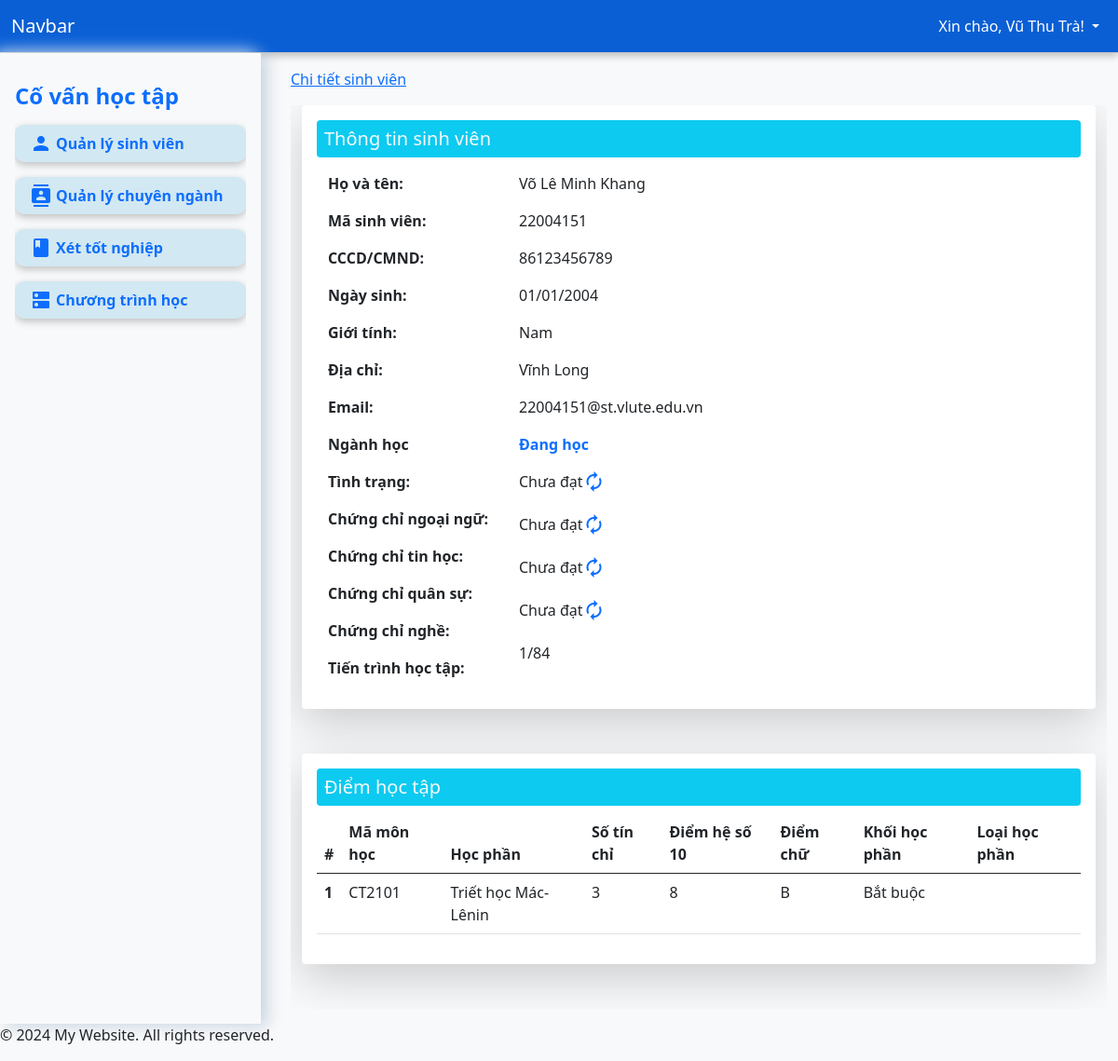
/?page=detail&student_code=22004151 (signed in), run on an earlier commit of the app's database.
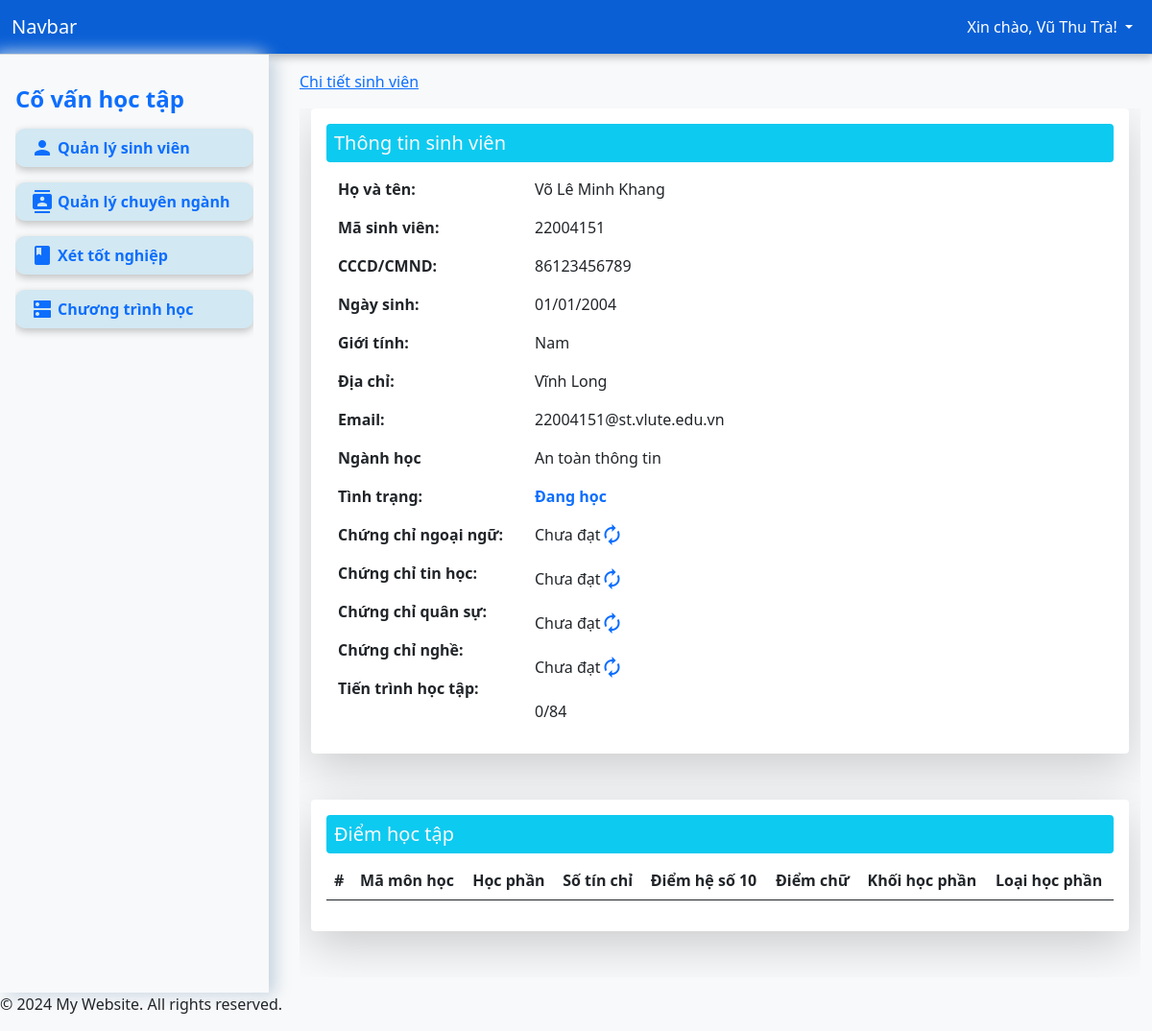
And on a later commit of the database.
### tables this page shows
CREATE TABLE `grades` (
  `id` int(11) NOT NULL,
  `student_code` varchar(50) NOT NULL,
  `grade` longtext NOT NULL,
  `language` enum('Đạt','Chưa đạt') DEFAULT 'Chưa đạt',
  `infomatic` enum('Đạt','Chưa đạt') DEFAULT 'Chưa đạt',
  `military` enum('Đạt','Chưa đạt') DEFAULT 'Chưa đạt',
  `practising` enum('Đạt','Chưa đạt') DEFAULT 'Chưa đạt',
  `created_at` datetime DEFAULT current_timestamp()
);

CREATE TABLE `students` (
  `id` int(11) NOT NULL,
  `student_code` varchar(50) NOT NULL,
  `full_name` varchar(255) NOT NULL,
  `identity` varchar(255) NOT NULL,
  `dob` date DEFAULT NULL,
  `gender` enum('Nam','Nữ','Khác') NOT NULL DEFAULT 'Nam',
  `address` varchar(255) NOT NULL,
  `email` varchar(255) DEFAULT NULL,
  `major` varchar(50) NOT NULL,
  `status` enum('Đang học','Tạm dừng học','Đã tốt nghiệp','Nghỉ học','Buộc thôi học') DEFAULT 'Đang học',
  `created_at` datetime DEFAULT current_timestamp()
);

CREATE TABLE `courses` (
  `id` int(11) NOT NULL,
  `course_code` varchar(50) NOT NULL,
  `course_name` varchar(255) NOT NULL,
  `credits` int(11) NOT NULL,
  `optional` enum('Bắt buộc','Tự chọn') DEFAULT 'Bắt buộc',
  `accumulation` enum('Tích lũy','Không tích lũy') DEFAULT 'Tích lũy',
  `pre_course` varchar(50) DEFAULT NULL
);

CREATE TABLE `majors` (
  `id` int(11) NOT NULL,
  `major_code` varchar(50) NOT NULL,
  `major_name` varchar(255) NOT NULL,
  `courses` text DEFAULT NULL
);

### app/controller/DetailController.php (called while the page is built, shortened)
<?php
class DetailController
{
    private $conn;
    public function __construct($conn)
    {
        $this->conn = $conn;
    }
    function index($student_code)
    {
        $student_code = mysqli_real_escape_string($this->conn, $student_code);
        $query = "
        SELECT
        s.*,
        g.grade AS grades,
        g.language as language,
        g.infomatic as infomatic,
        g.military as military,
        g.practising as practising
        FROM students s
        LEFT JOIN grades g ON s.student_code = g.student_code
        WHERE s.student_code = '$student_code'
        ";
        $result = mysqli_query($this->conn, $query);
        $row = mysqli_fetch_assoc($result);
        $grade_courses_count = $row['grades'] ? count(json_decode($row['grades'], true)) : 0;
        $courses_query = "SELECT COUNT(*) as total_courses FROM courses";
        $courses_result = mysqli_query($this->conn, $courses_query);
        $courses_row = mysqli_fetch_assoc($courses_result);
        $total_courses_count = $courses_row['total_courses'];
        $row['grade_courses_count'] = $grade_courses_count;
        $row['total_courses_count'] = $total_courses_count;
        $course_grade = [];
        if ($row['grades']) {
            $grades = json_decode($row['grades'], true);
            foreach ($grades as $course_code => $grade) {
                $course_query = "SELECT course_name, credits, optional, accumulation FROM courses WHERE course_code = '$course_code'";
                $course_result = mysqli_query($this->conn, $course_query);
                $course_row = mysqli_fetch_assoc($course_result);
                $course_grade[] = [
                    'course_code' => $course_code,
                    'course_name' => $course_row['course_name'],
                    'credits' => $course_row['credits'],
                    'grade' => $grade,
                    'credits' => $course_row['credits'],
                    'optional' => $course_row['optional'],
                    'accumulation' => $course_row['accumulation']
                ];
            }
        }
        $row['course_grades'] = $course_grade;
        return $row;
    }
}

### app/views/pages/detail.php (the view)
<?php
require_once "/xampp/htdocs/app/controller/DetailController.php";
$detailController = new DetailController($conn);
$student_code = $_GET['student_code'];
$students = $detailController->index($student_code);
?>
<nav aria-label="Page navigation">
    <div class="container overflow-hidden">
        <div class="row shadow-lg p-3 mb-5 bg-body rounded">
            <h5 class="bg-info p-2 text-light rounded">Thông tin sinh viên</h5>
            <div class="col-6 col-md-3 mt-2">
                <p class="fw-bold">Họ và tên:</p>
                <p class="fw-bold">Mã sinh viên:</p>
                <p class="fw-bold">CCCD/CMND:</p>
                <p class="fw-bold">Ngày sinh:</p>
                <p class="fw-bold">Giới tính:</p>
                <p class="fw-bold">Địa chỉ:</p>
                <p class="fw-bold">Email:</p>
                <p class="fw-bold">Ngành học</p>
                <p class="fw-bold">Tình trạng:</p>
                <p class="fw-bold">Chứng chỉ ngoại ngữ:</p>
                <p class="fw-bold">Chứng chỉ tin học:</p>
                <p class="fw-bold">Chứng chỉ quân sự:</p>
                <p class="fw-bold">Chứng chỉ nghề:</p>
                <p class="fw-bold">Tiến trình học tập:</p>
            </div>
            <div class="col-6 col-md-9 mt-2">
                <p><?php echo $students['full_name']; ?></p>
                <p><?php echo $students['student_code']; ?></p>
                <p><?php echo $students['identity']; ?></p>
                <p><?php
                    $dob = $students['dob'];
                    $formatted_dob = DateTime::createFromFormat('Y-m-d', $dob)->format('d/m/Y');
                    echo $formatted_dob; ?>
                </p>
                <p><?php echo $students['gender']; ?></p>
                <p><?php echo $students['address']; ?></p>
                <p><?php echo $students['email']; ?></p>
                <p>
                    <?php
                    $major_code = $students['major'];
                    $query = "Select major_name from majors where major_code = '$major_code'";
                    $result = mysqli_query($conn, $query);
                    if ($result && mysqli_num_rows($result) > 0) {
                        $row = mysqli_fetch_assoc($result);
                        echo $row['major_name'];
                    } else {
                        echo "";
                    }
                    ?>
                </p>
                <p class="<?php
                            if ($students['status'] == 'Đã tốt nghiệp') {
                                echo 'text-success';
                            } else if ($students['status'] == 'Thôi học  ') {
                                echo 'text-danger';
                            } else {
                                echo 'text-primary';
                            }
                            ?> fw-bold"><?php echo $students['status'] ?></p>
                <p class="d-flex">
                    <?php echo isset($students['language']) ? $students['language'] : "Chưa đạt"; ?>
                    <a type="button" href="/app/controller/GraduateController.php?cert=language&student_code=<?php echo $students['student_code']; ?>&status=<?php echo $students['language']; ?>"><i class="material-icons">autorenew</i></a>
                </p>
                <p class="d-flex">
                    <?php echo isset($students['infomatic']) ? $students['infomatic'] : "Chưa đạt"; ?>
                    <a type="button" href="/app/controller/GraduateController.php?cert=infomatic&student_code=<?php echo $students['student_code']; ?>&status=<?php echo $students['infomatic']; ?>"><i class="material-icons">autorenew</i></a>
                </p>
                <p class="d-flex">
                    <?php echo isset($students['military']) ? $students['military'] : "Chưa đạt"; ?>
                    <a type="button" href="/app/controller/GraduateController.php?cert=military&student_code=<?php echo $students['student_code']; ?>&status=<?php echo $students['military']; ?>"><i class="material-icons">autorenew</i></a>
                </p>
                <p class="d-flex">
                    <?php echo isset($students['practising']) ? $students['practising'] : "Chưa đạt"; ?>
                    <a type="button" href="/app/controller/GraduateController.php?cert=practising&student_code=<?php echo $students['student_code']; ?>&status=<?php echo $students['practising']; ?>"><i class="material-icons">autorenew</i></a>
                </p>
                <p><?php echo $students['grade_courses_count'] . "/" . $students['total_courses_count']; ?></p>
            </div>
        </div>
        <div class="row shadow-lg p-3 mb-5 bg-body rounded">
            <h5 class="bg-info p-2 text-light rounded">Điểm học tập</h5>
            <table class="table">
                <thead>
                    <tr>
                        <th scope="col">#</th>
                        <th scope="col">Mã môn học</th>
                        <th scope="col">Học phần</th>
                        <th scope="col">Số tín chỉ</th>
                        <th scope="col">Điểm hệ số 10</th>
                        <th scope="col">Điểm chữ</th>
                        <th scope="col">Khối học phần</th>
                        <th scope="col">Loại học phần</th>
                    </tr>
                </thead>
                <tbody>
                    <?php foreach ($students['course_grades'] as $index => $course_grade): ?>
                        <tr>
                            <th scope="row"><?php echo $index + 1; ?></th>
                            <td><?php echo htmlspecialchars($course_grade['course_code']); ?></td>
                            <td><?php echo htmlspecialchars($course_grade['course_name']); ?></td>
                            <td><?php echo htmlspecialchars($course_grade['credits']); ?></td>
                            <td><?php echo htmlspecialchars($course_grade['grade']); ?></td>
                            <td><?php
                                if ($course_grade['grade'] >= 9) {
                                    echo 'A';
                                } elseif ($course_grade['grade'] >= 8) {
                                    echo 'B';
                                } elseif ($course_grade['grade'] >= 6.5) {
                                    echo 'C';
                                } elseif ($course_grade['grade'] >= 5) {
                                    echo 'D';
                                } else {
                                    echo 'F';
                                }
                                ?>
                            </td>
                            <td><?php echo htmlspecialchars($course_grade['optional']); ?></td>
                            <td><?php echo htmlspecialchars($course_grade['accumulation']); ?></td>
                        </tr>
                    <?php endforeach; ?>
                </tbody>
            </table>
        </div>
    </div>
</nav>

What changed in the data, as far as the page shows it:
removed grades: students.full_name "Võ Lê Minh Khang", students.student_code "22004151", students.identity "86123456789", students.dob "01/01/2004", students.gender "Nam", students.address "Vĩnh Long", students.email "22004151@st.vlute.edu.vn", students.status "Đang học", language "Chưa đạt", infomatic "Chưa đạt", military "Chưa đạt", practising "Chưa đạt"
removed courses: course_code "CT2101", course_name "Triết học Mác-Lênin", credits "3", grade "8", optional "Bắt buộc"
added students: full_name "Võ Lê Minh Khang", student_code "22004151", identity "86123456789", dob "01/01/2004", gender "Nam", address "Vĩnh Long", email "22004151@st.vlute.edu.vn", status "Đang học"
added majors: major_name "An toàn thông tin"
Also different on the page:
$students['grade_courses_count']: "1" → "0"
text now shown: "Chưa đạt Chưa đạt Chưa đạt Chưa đạt"
